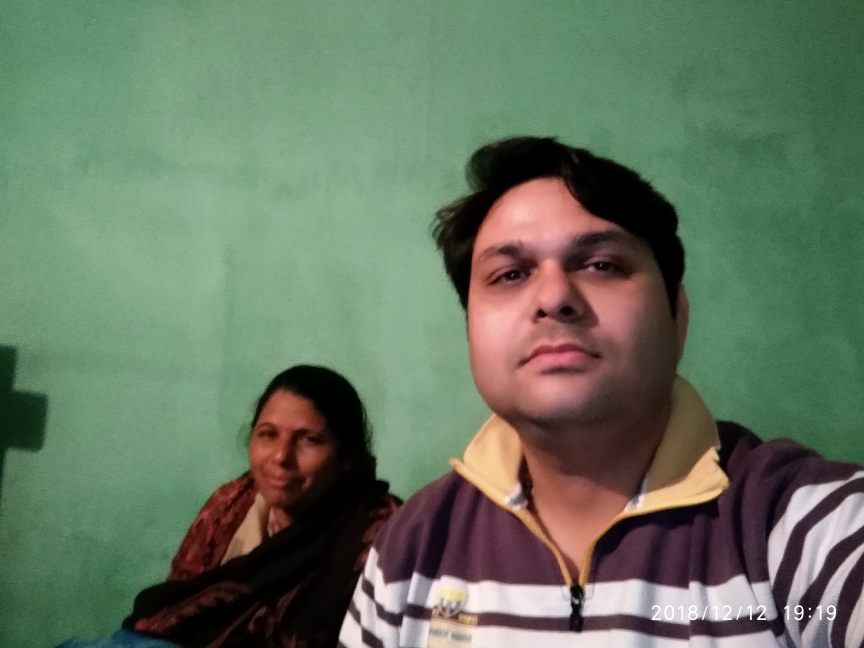
#> input picture Photo.jpg, 2592 x 1944 px (shown at 1/3 size)
$ python Face_Detect_OpenCV1.py
#> lines starting #> are read from the running program, lines starting #| are printed output that depends on the picture
import cv2

face_cascade = cv2.CascadeClassifier("haarcascade_frontalface_default.xml")
img = cv2.imread("Photo.jpg")
#> img is the input picture: shape (1944, 2592, 3); mean B, G, R 96.6, 117.6, 102

gray_img = cv2.cvtColor(img,cv2.COLOR_BGR2GRAY)
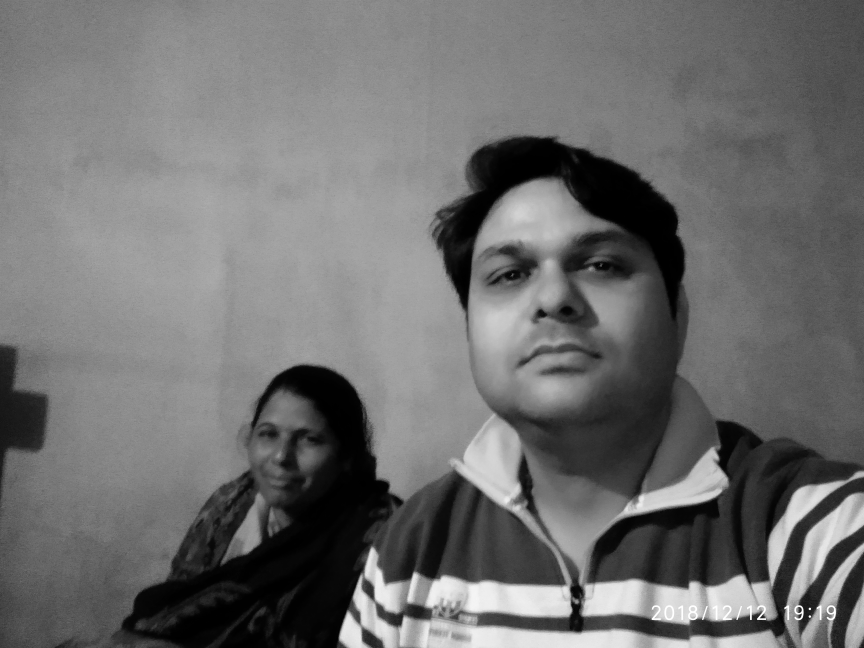
#> gray_img: shape (1944, 2592) (shown at 1/3 size); min 0, max 255, mean 110.6

faces = face_cascade.detectMultiScale(gray_img,scaleFactor = 1.05,minNeighbors=5)
#> faces = [[2445, 1800, 77, 77], [713, 1200, 287, 287], [1340, 547, 658, 658]]

print(faces)
#| [[2445 1800   77   77]
#|  [ 713 1200  287  287]
#|  [1340  547  658  658]]

for x,y,w,h in faces:
    img=cv2.rectangle(img,(x,y),(x+w,y+h),(0,255,0),3)
#> this loop made 3 passes

resized=cv2.resize(img, (int(img.shape[1]/7),int(img.shape[0]/7)))
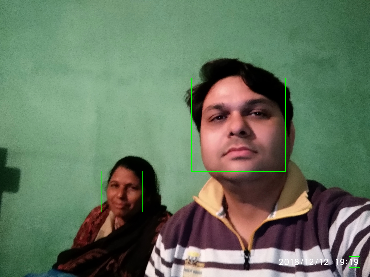
#> resized: shape (277, 370, 3); mean B, G, R 96.3, 118.1, 101.7

cv2.imshow("Gray",resized)
cv2.waitKey(0)

$ run again, with Tulips.jpg copied over Photo.jpg
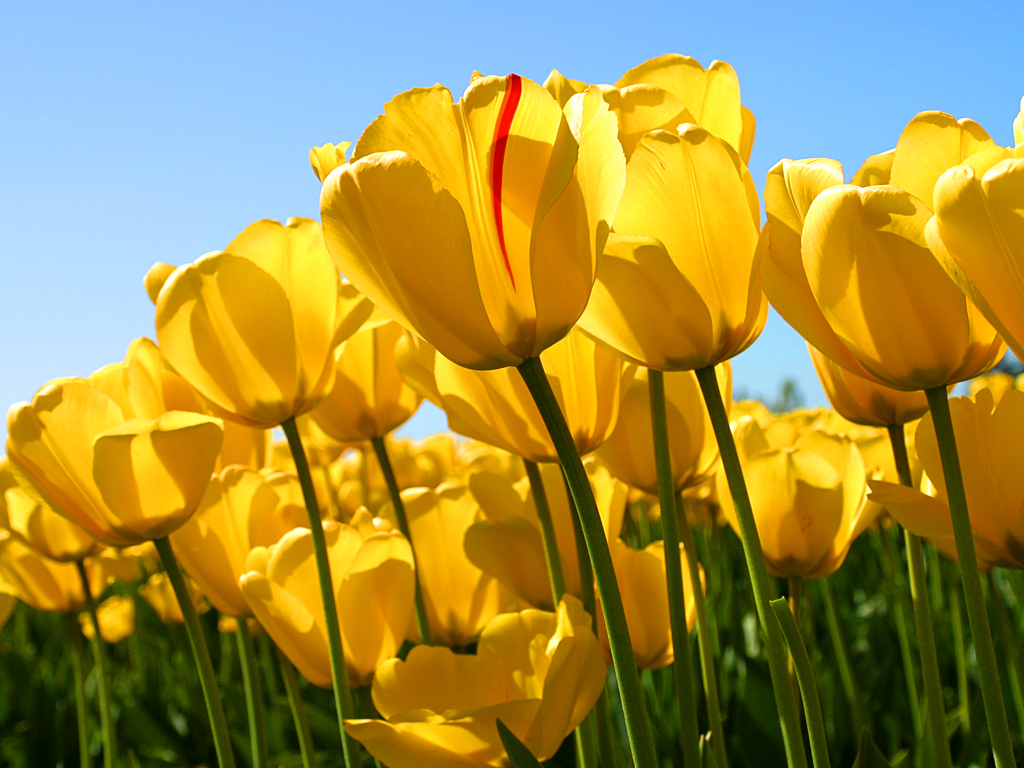
#> input picture Tulips.jpg, 1024 x 768 px
#> img is the input picture: shape (768, 1024, 3); mean B, G, R 66.7, 143.3, 161.3
#> `gray_img = cv2.cvtColor(img,cv2.COLOR_BGR2GRAY)`:
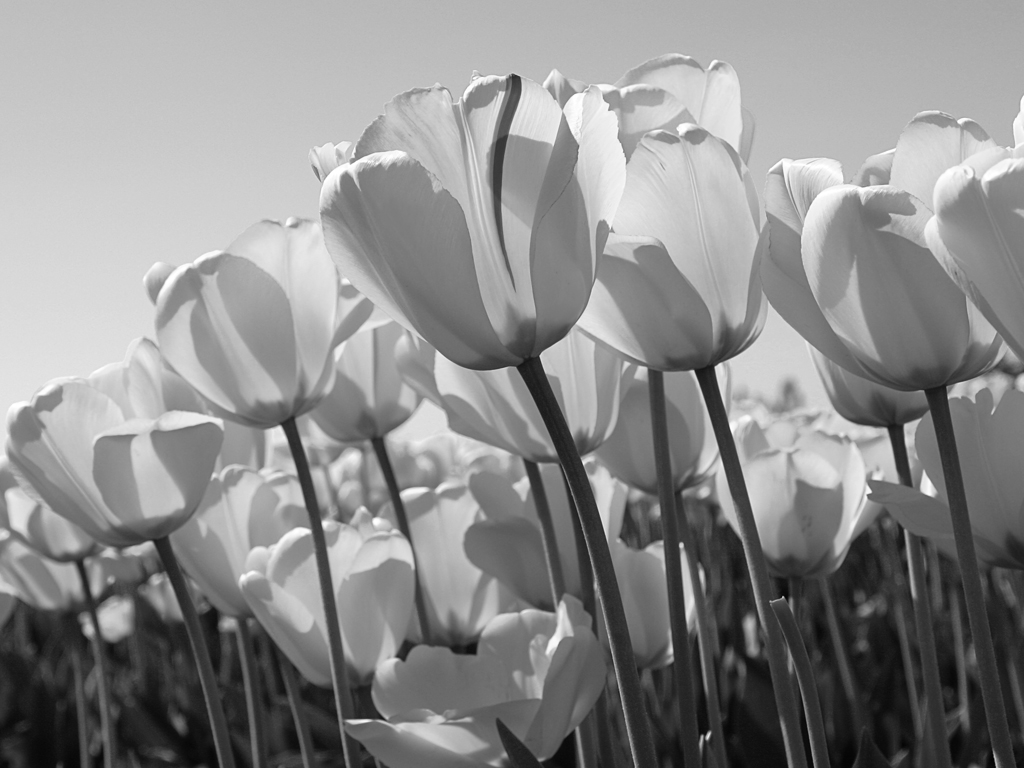
#> gray_img: shape (768, 1024); min 1, max 255, mean 139.9
#> faces = [[288, 426, 71, 71], [327, 450, 68, 68], [695, 343, 143, 143]]
#| [[288 426  71  71]
#|  [327 450  68  68]
#|  [695 343 143 143]]
#> the loop `for x,y,w,h in faces:` made 3 passes
#> `resized=cv2.resize(img, (int(img.shape[1]/7),int(img.shape[0]/7)))`:
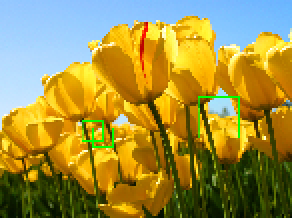
#> resized: shape (109, 146, 3) (shown 2 times larger); mean B, G, R 66.6, 144, 159.8
